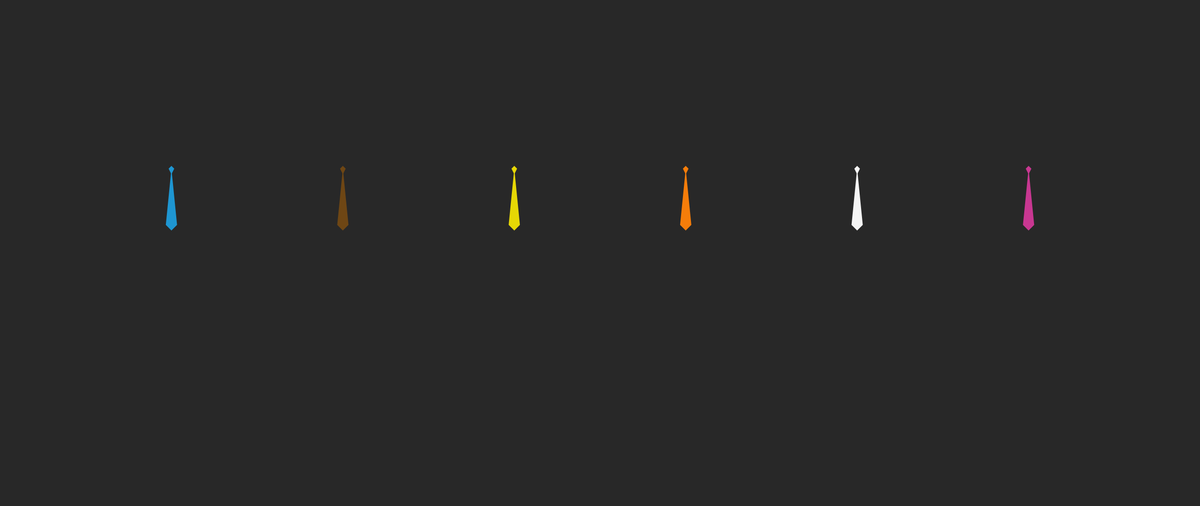
Frame 1 (no input)
Frame 2 (the mouse pressed at the canvas centre, redrawn once): identical to frame 1, image omitted

The Processing sketch that drew this single still picture (run headless with seeded random() and noise(); the mouse was pressed at the canvas centre and the sketch redrawn once):

// Processing sketch: reservoir_dogs
// ── reservoir_dogs.pde
// Manuale di Programmazione Cinematografica
// Daniele Olmisani, 2016

// Reservoir dogs


final float D1 = 120;
final float D2 = 0.1*D1;

final color PAPER = color(40, 40, 40);

final color[] INKS = new color[] {
  color(30, 150, 210),
  color(110, 70, 20),
  color(230, 215, 5),
  color(245, 125, 10),
  color(245, 245, 245),
  color(200, 55, 145),
};

void setup() {
  size(2560, 1080);
  noLoop();
}

void draw() {
  
  int count = INKS.length;
  float step = (float)width / (count+1);
 
  translate((width-(count-1)*step)/2.0, height/3.0);

  background(PAPER);
  noStroke();
  
  for (int i=0; i<count; i++) {
    
    fill(INKS[i]);
    
    quad(0, D2, D2/2, 0, 0, -D2/2, -D2/2, 0);
    quad(0, 0, D2, D1, 0, D1+D2, -D2, D1);
    
    translate(step, 0.0);
  }
  
  save("reservoir-dogs.png");
}
